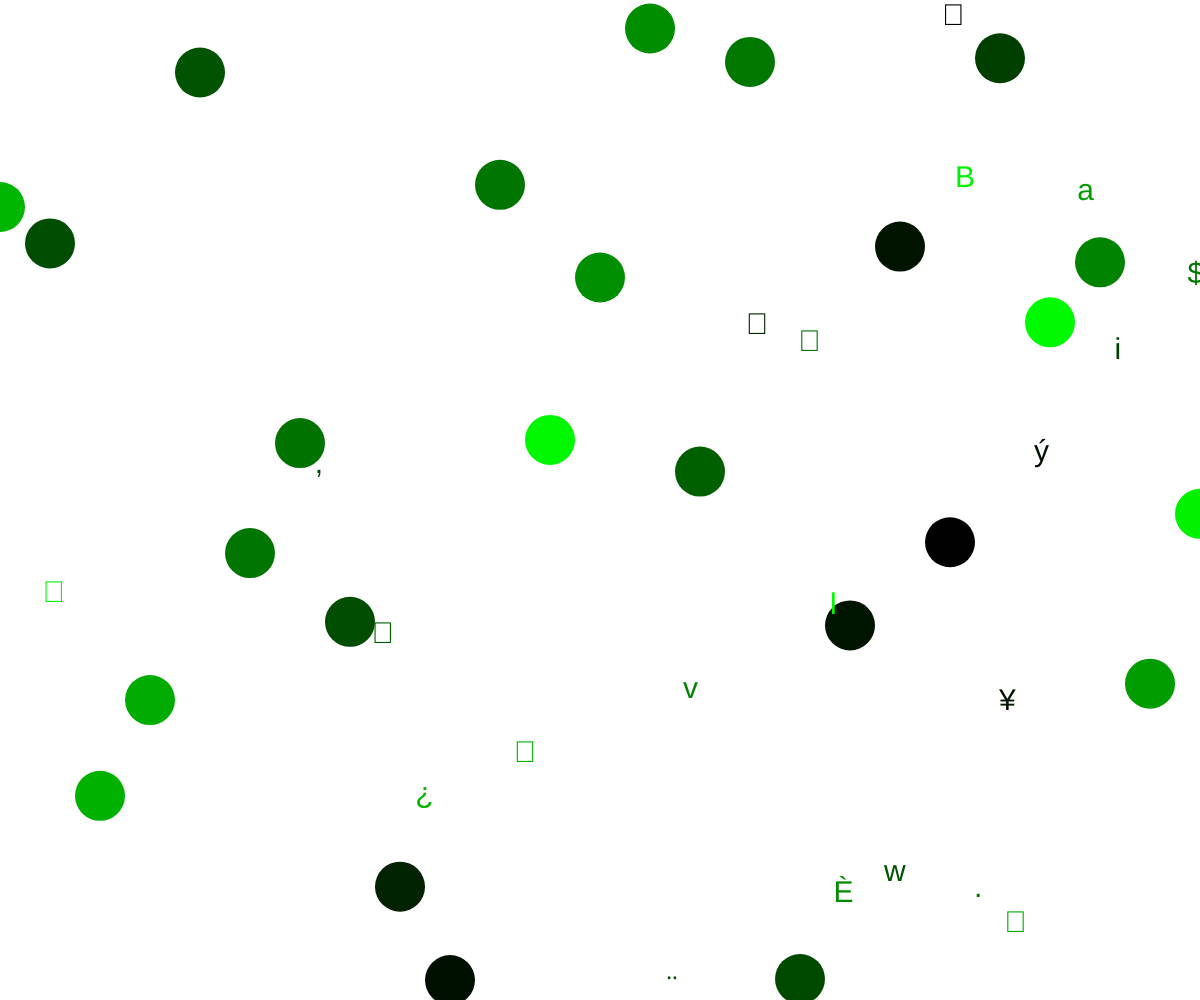
Frame 1 (no input)
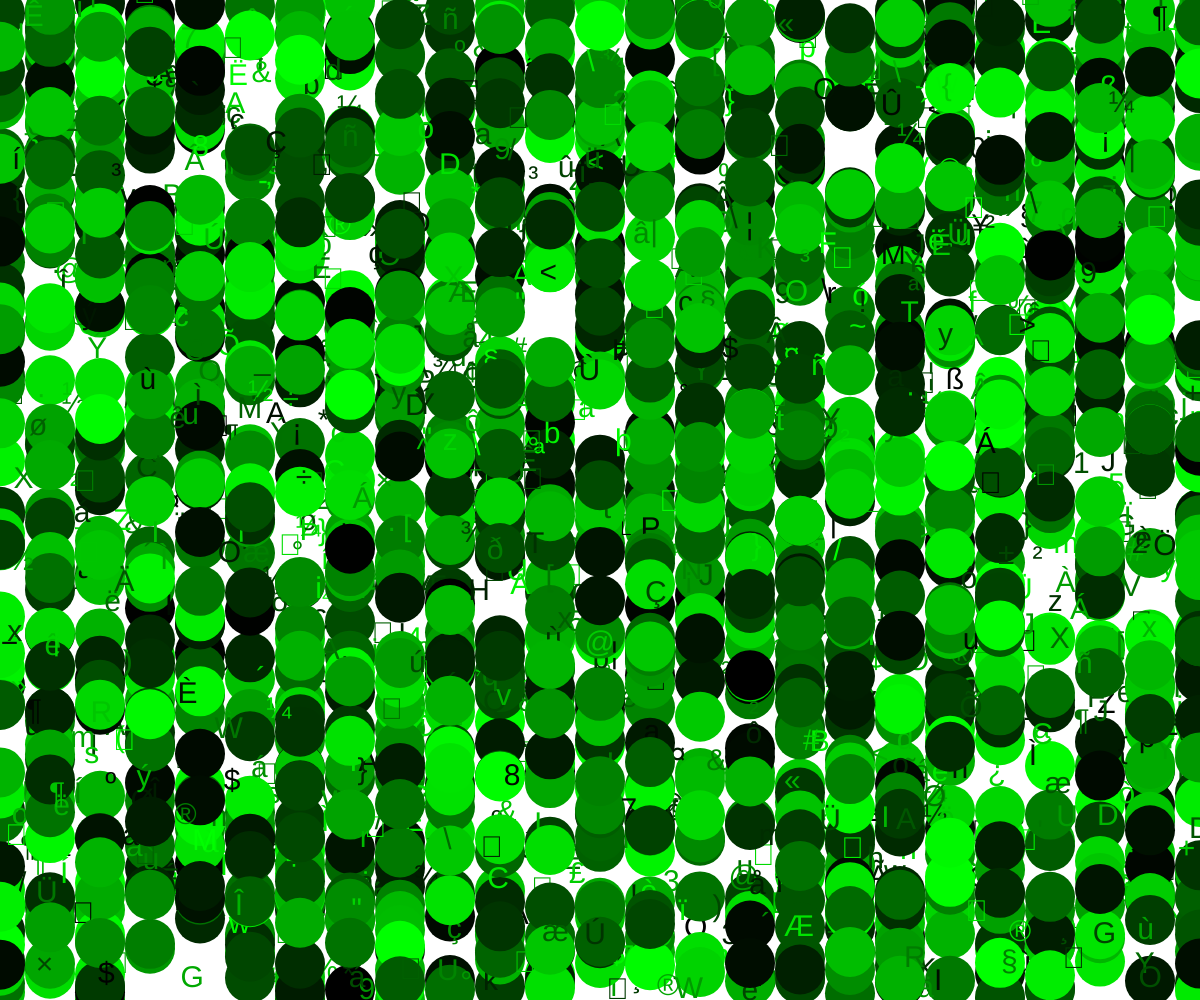
Frame 60 (no input)
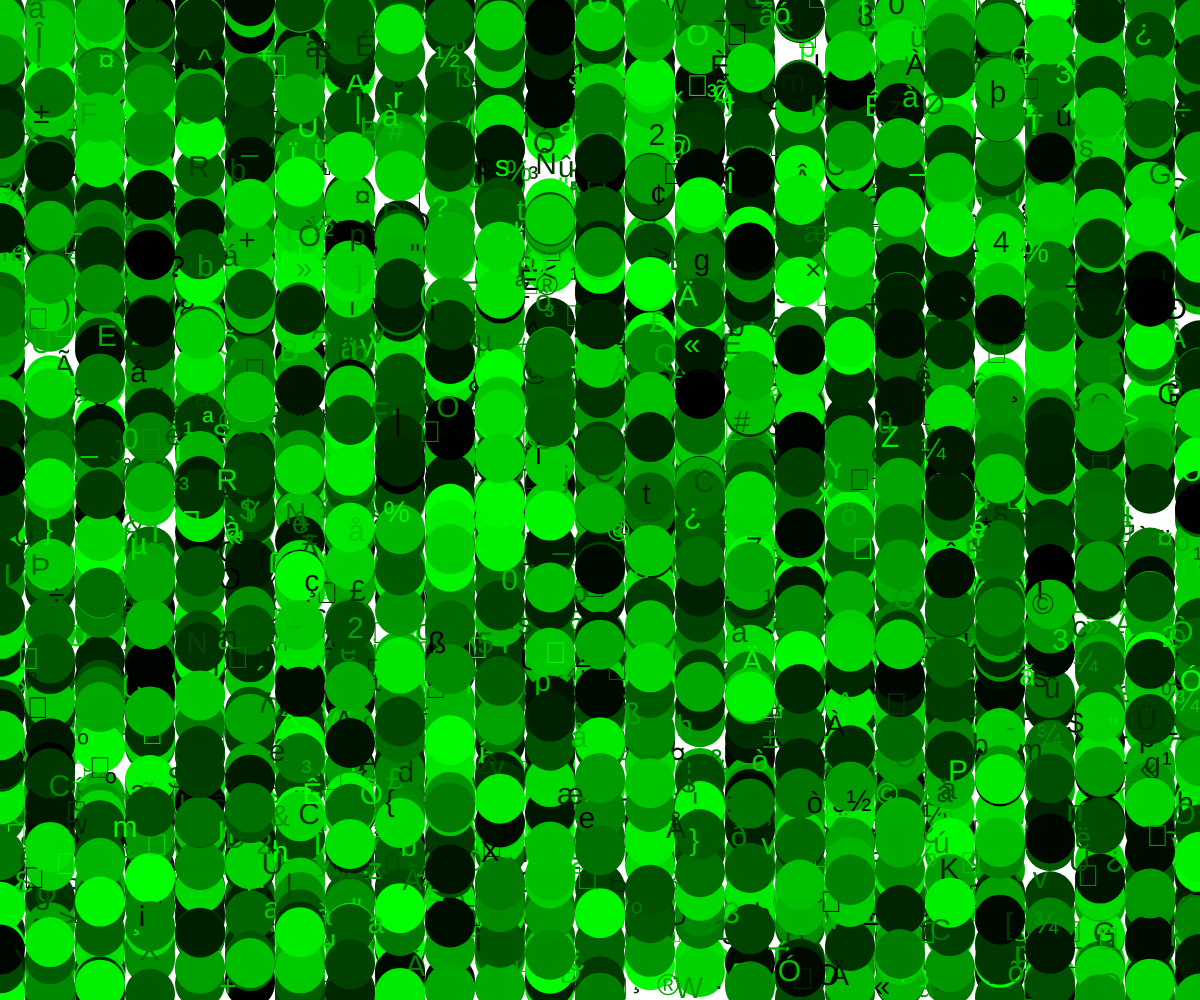
Frame 120 (the mouse pressed at the canvas centre since frame 60)

The p5.js sketch that drew these frames (run headless with seeded random() and noise() and a simulated clock; from frame 60 on, the mouse is pressed at the canvas centre):

// p5.js sketch
// ── sketch.js
/*       Nicholas Groves
   "Looping Structures - The Matrix"
          May 7th, 2019
      Revised: May 8th, 2019    */

//Global Variables
let x = 20
let y = 100
let size = 50


function setup() {

  createCanvas(windowWidth,windowHeight);
  background(255);
}

function draw() {

  var x = 0

  for(var x = 0; x <= width; x = x + 50) {
  noStroke();
  fill(0,random(255),0);
  ellipse(x,random(windowHeight),size,size);  // draws ellipses everywhere on the screen in columns that are 50 x-values apart
  textSize(30);
  text(char(random(255)),random(windowWidth),random(windowHeight));  // this draws random characters everywhere on the screen
 }
}
